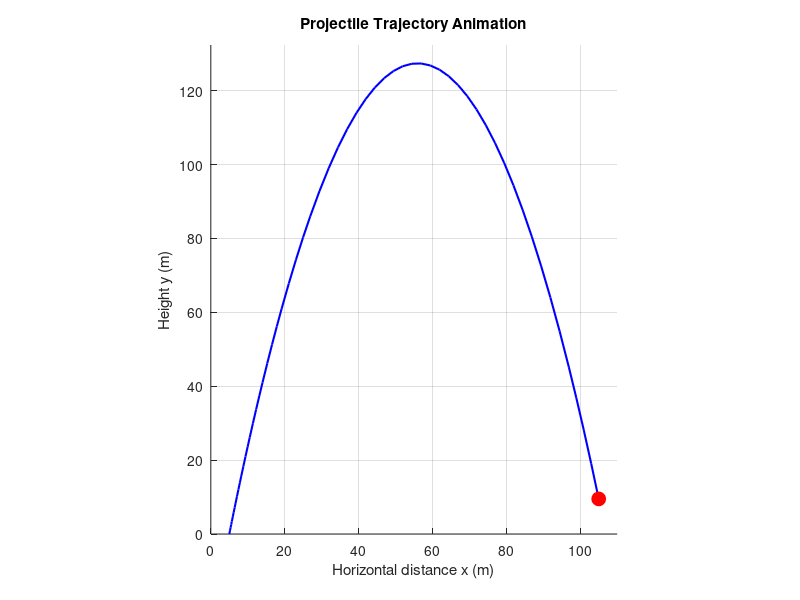

Source code (MATLAB):
%% PROJECTILE_ANIMATION
% Simulates the trajectory of a projectile under constant gravity.
% Equations of motion:
%   x'' = 0
%   y'' = -g
% with initial conditions: x(0)=5, y(0)=0, vx(0)=10, vy(0)=50.
%
% The ODE is solved numerically using ode45.
% An animated plot shows the projectile's path and current position.

clc;
clear variables;      % Safer than 'clear all'
close all;

%% Simulation parameters
g = 9.81;             % gravity (m/s^2)
initial_cond = [5; 0; 10; 50];   % [x0; y0; vx0; vy0]
t_span = [0, 10];     % time interval (seconds)

%% Solve ODE using ode45
% ODE function defined inline for clarity
[T, Y] = ode45(@(t, x) [x(3); x(4); 0; -g], t_span, initial_cond);
% Y(:,1) = x(t), Y(:,2) = y(t), Y(:,3) = vx(t), Y(:,4) = vy(t)

%% Find time when projectile hits the ground (y=0)
% Only keep trajectory until first ground impact (if any)
ground_idx = find(Y(:,2) < 0, 1, 'first');
if ~isempty(ground_idx)
    T = T(1:ground_idx);
    Y = Y(1:ground_idx, :);
end

%% Set up the figure for animation
figure('Name', 'Projectile Motion', 'NumberTitle', 'off');
hold on;
axis equal;
grid on;
xlabel('Horizontal distance x (m)');
ylabel('Height y (m)');
title('Projectile Trajectory Animation');
xlim([0, max(Y(:,1)) + 5]);
ylim([0, max(Y(:,2)) + 5]);

% Pre-plot the trajectory line (empty initially)
traj_handle = plot(NaN, NaN, 'b-', 'LineWidth', 1.5);
% Marker for current position
ball_handle = plot(Y(1,1), Y(1,2), 'ro', 'MarkerSize', 10, 'MarkerFaceColor', 'r');

%% Animate the trajectory
for i = 2:length(T)
    % Update trajectory line: show path up to current time
    set(traj_handle, 'XData', Y(1:i, 1), 'YData', Y(1:i, 2));
    % Update ball position
    set(ball_handle, 'XData', Y(i, 1), 'YData', Y(i, 2));
    
    drawnow;
    pause(0.02);   % adjustable animation speed
end

%% Optional: Display final information
fprintf('Flight time: %.2f s\n', T(end));
fprintf('Range: %.2f m\n', Y(end,1));
fprintf('Maximum height: %.2f m\n', max(Y(:,2)));
